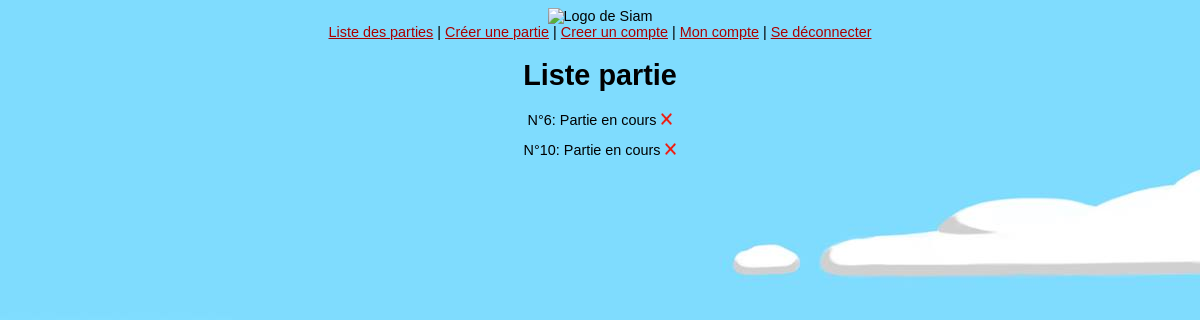
Page /ListePartie.php (signed in) on the earlier database version.
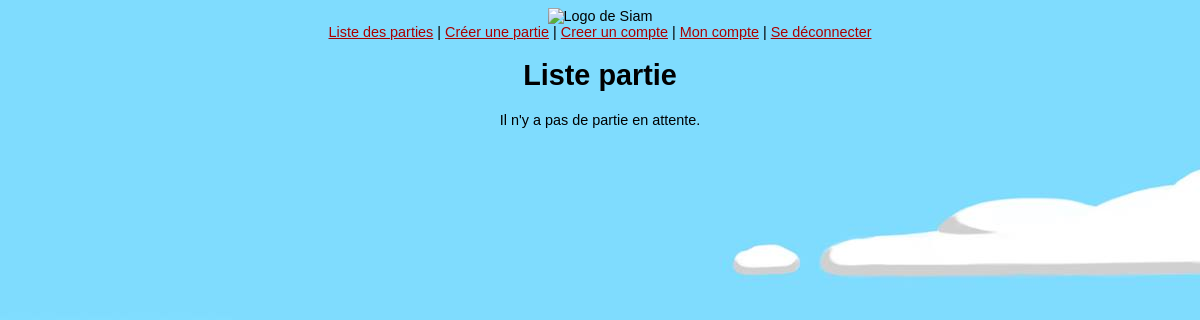
Same page on the later database version.
### tables this page shows
CREATE TABLE "Grille" ("idGrille" INTEGER PRIMARY KEY AUTOINCREMENT NOT NULL, "tour" INTEGER NOT NULL, "estPartie" BOOLEAN NOT NULL, "idPionJouer" INTEGER REFERENCES "Pion" ("idPion"), "estSelectPion" BOOLEAN, "joueurGagnant" INTEGER);

### bdd.php (called while the page is built, shortened)
<?php
    function selectTable($bd, $requete){
        return $bd->query($requete);
    }
    function listPartie($bd)
    {
        $sql = "SELECT idGrille, estPartie From Grille";
        return selectTable($bd, $sql);
    }
    function isAdmin($bd, $id){
        $requete = 'SELECT isAdmin From Joueur Where idJoueur="'.$id.'"';
        $result = $bd->query($requete);
        $resultat = $result->fetch(PDO::FETCH_ASSOC);
        return $resultat["isAdmin"] == "True";
    }
?>

### ListePartie.php (the view, shortened to what this page needs)
<?php
include("bdd.php");
$isAdmin = False;
$bd = connectBD("Siam");
if(isAdmin($bd, $_SESSION["id"])){
    $isAdmin = True;
}
?>
<!DOCTYPE html>
<html lang="fr">
    <?php include("header.php"); ?>
<body>
    <?php if($isAdmin) include("MenuHtmlAdmin.php"); else include("MenuHtmlUtilisateur.php"); ?>
    <h1>Liste partie</h1>
    <div>
        <?php
            if($isAdmin){
                $listPartie = listPartie($bd);
                $cpt = 0;
                while($row = $listPartie->fetch(PDO::FETCH_ASSOC))
                {
                    if($row["estPartie"] == "0")
                        echo "<p>N°".$row["idGrille"].": Partie en attente d'un joueur <a href=\"Rejoindre.php?grille=".$row["idGrille"]."\"  style=\"color:green;\">Rejoindre</a> <a href=\"SupprimerPartie.php?grille=".$row["idGrille"]."\" ><img src=\"ressources/supp.png\" height=\"1%\" width=\"1%\" alt=\"supprimer\"> </a></p>";
                    else if($row["estPartie"] == "2")
                        echo "<p>N°".$row["idGrille"].": Partie termine <a href=\"SupprimerPartie.php?grille=".$row["idGrille"]."\" ><img src=\"ressources/supp.png\" height=\"1%\" width=\"1%\" alt=\"supprimer\"> </a></p>";
                    else
                        echo "<p>N°".$row["idGrille"].": Partie en cours <a href=\"SupprimerPartie.php?grille=".$row["idGrille"]."\" ><img src=\"ressources/supp.png\" height=\"1%\" width=\"1%\" alt=\"supprimer\"> </a></p>";
                    $cpt++;
                }
                if($cpt == 0) echo "<p>Il n'y a pas de partie en attente.</p>";
            }
        ?>
    </div>
</body>
</html>

### header.php (shortened to what this page needs)
<head>
    <link rel="stylesheet" href="style.css">
</head>

### MenuHtmlAdmin.php
<img src="ressources/logo_sia.gif" alt="Logo de Siam"><br>
<div>
    <a href="MenuAdmin.php?menu=liste">Liste des parties</a> |
    <a href="MenuAdmin.php?menu=creer">Créer une partie</a>  |
    <a href="MenuAdmin.php?menu=creerCompte">Creer un compte</a> |
    <a href="MenuAdmin.php?menu=compte">Mon compte</a> |
    <a href="MenuAdmin.php?menu=deco">Se déconnecter</a>
</div>

### style.css (style rules this page uses)
body { background-image:url(ressources/fond4.jpg); font-family:"trebuchet ms",sans-serif; font-size:90%; text-align: center; }
a { text-decoration: underline; color: #a00; }

Differences in the rows shown:
removed grille: idGrille "6", estPartie True (drawn)
removed grille: idGrille "10", estPartie True (drawn)
Other differences:
text now shown: "Il n'y a pas de partie en attente."
